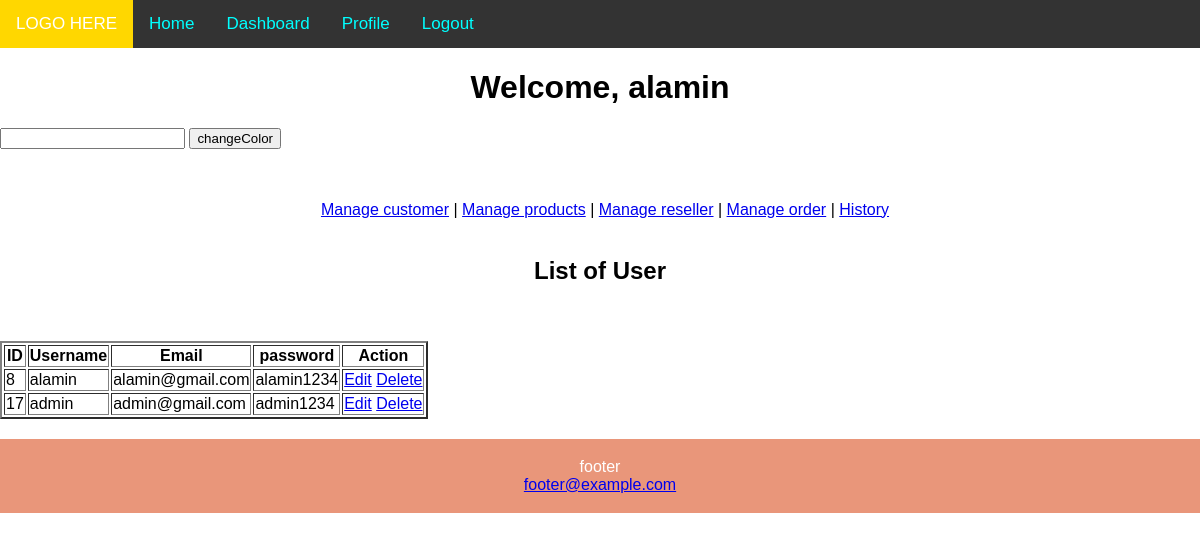
Screenshot of /view/welcome.php (signed in) with the database file from the repository.
### tables this page shows
CREATE TABLE `users` (
  `id` int(128) NOT NULL,
  `username` varchar(255) NOT NULL,
  `email` varchar(255) NOT NULL,
  `password` varchar(255) NOT NULL
);

### view/welcome.php (the view, shortened to what this page needs)
<?php include "./partials/_nav.php"?>
<link href="style.css" rel="stylesheet">
<body style="background-color: <?php
 if(isset($_SESSION['color'])){
	echo $_SESSION['color'];
 }else{
	echo 'white';
 }
?>">
<div style="text-align:center">
<h1>Welcome, <?php echo $_SESSION['username']; ?></h1>
</div>
<form action="./colorChange.php" method="post">
	<input type="text" name="color">
	<input type="submit" name="change" value="changeColor">
</form>
<br><br>
<div style="text-align:center">
<?php
		include "./nav.php";
		echo "<br>";
?>
<h2>List of User </h2>
<br><br>
<table border="2">
	<thead>
		<tr>
			<th>ID</th>
			<th>Username</th>
			<th>Email</th>
			<th>password</th>
			<th>Action</th>
		</tr>
	</thead>
	<tbody>
<?php
$conn = connect();
if ($conn) {
	$sql = "SELECT * FROM users";
	$result = $conn->query($sql);
	while($user = $result->fetch_assoc()){
		echo "
  <tr>
	<td>$user[id]</td>
	<td>$user[username]</td>
	<td>$user[email]</td>
	<td>$user[password]</td>
	<td>
	<a href='./editUser.php?id=$user[id]'>Edit</a>
	<a href='./deleteUser.php?id=$user[id]'>Delete</a>
	</td>
  </tr>
";
	}
}
?>
	</tbody>
</table>
<?php include "./partials/footer.php"?>
</div>
</body>
</html>

### view/style.css (style rules this page uses)
body { margin: 0; font-family: Arial, Helvetica, sans-serif; }

### rows the page displays
users: id "8", username "alamin", email "alamin@gmail.com", password "alamin1234"
users: id "17", username "admin", email "admin@gmail.com", password "admin1234"

### other values shown
$_SESSION['username'] "alamin"
